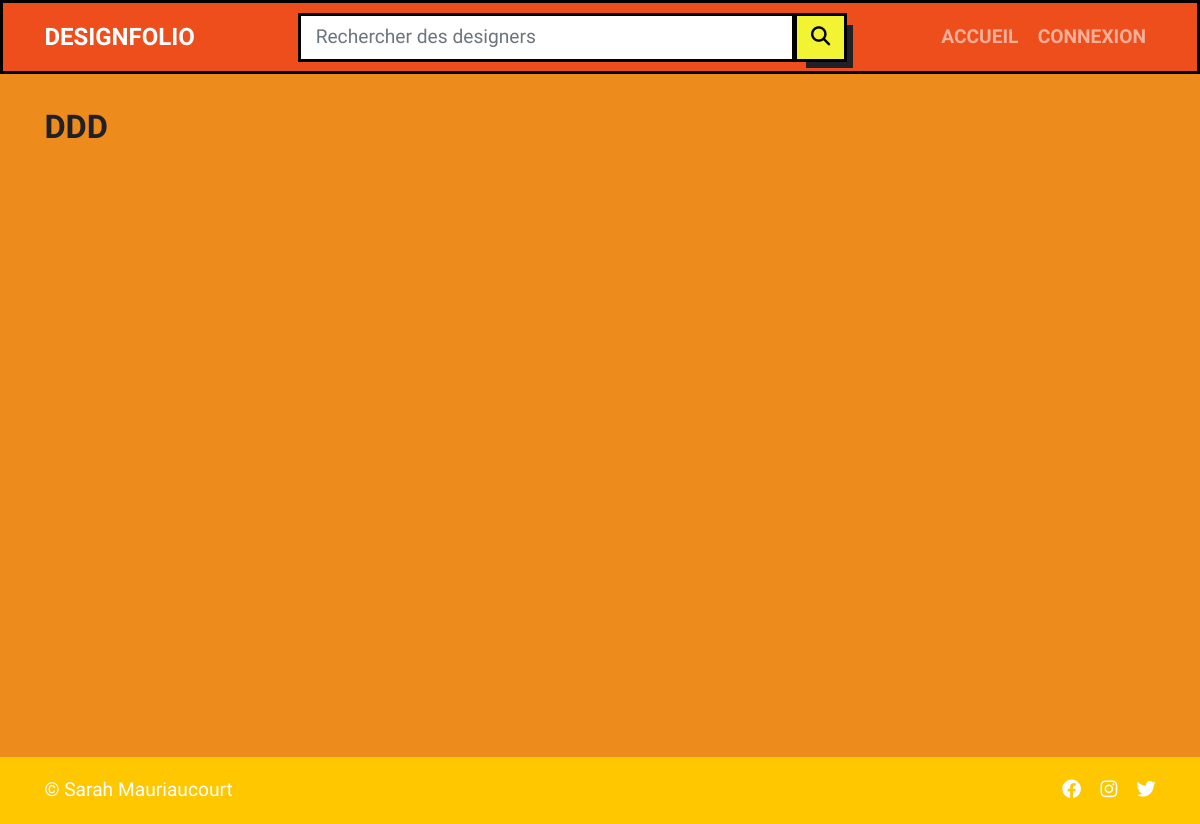
Before: / with the older database file.
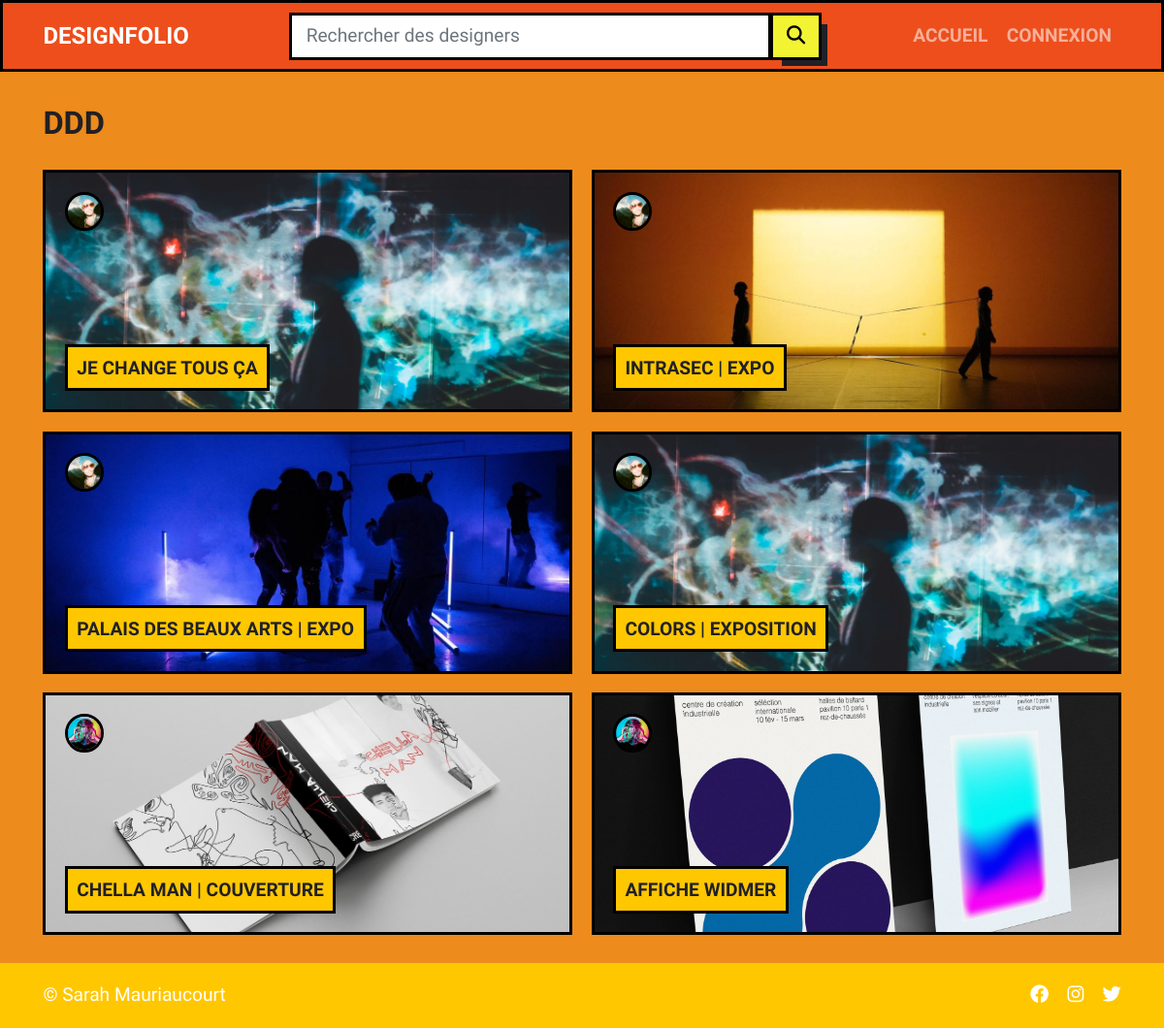
After: the same page with the newer database file.
### tables this page shows
CREATE TABLE IF NOT EXISTS `projet` (
  `id` int(11) NOT NULL AUTO_INCREMENT,
  `title` varchar(255) NOT NULL,
  `description` mediumtext,
  `image` varchar(255) DEFAULT NULL,
  `idAuteur` int(11) NOT NULL,
  PRIMARY KEY (`id`),
  UNIQUE KEY `id` (`id`)
);

CREATE TABLE IF NOT EXISTS `user` (
  `id` int(11) NOT NULL AUTO_INCREMENT,
  `login` varchar(100) NOT NULL,
  `mdp` varchar(255) NOT NULL,
  `email` varchar(255) DEFAULT NULL,
  `avatar` varchar(255) DEFAULT NULL,
  PRIMARY KEY (`id`),
  UNIQUE KEY `email` (`email`)
);

### config/actions.php (called while the page is built)
<?php
$listeDesActions = array(
    "connexion" => "treatment/auth/sign-in.php",
    "inscription" => "treatment/auth/sign-up.php",
    "deconnexion" => "treatment/auth/logout.php",
    "new-post" => "treatment/post/post-new.php",
    "update-post" => "treatment/post/post-update.php",
    "del-post" => "treatment/post/post-delete.php",
    "login" => "views/auth/sign-in.php",
    "registration" => "views/auth/sign-up.php",
    "accueil" => "views/pages/home.php",
    "mur" => "views/pages/profil-user.php",
    "recherche"=>"views/pages/search.php",
    "error-404" => "views/errors/404.php",
);

### views/post/post.php (the view, shortened to what this page needs)
<div class="col-sm-6 col-md-6 d-flex align-items-stretch">
    <div class="card w-100 wow ombre animate__fadeInUp" data-wow-duration=".8s" data-wow-delay="0.2s"
        data-bs-toggle="modal" data-bs-target="#p<?php echo $l['id'];?>"
        style="visibility: visible; animation-duration: 0.3s; animation-delay: 0.2s; animation-name: fadeInUp;">
        <div class="content h-100">
            <img src="./<?php echo $l['image'];?>" alt="<?php echo $l['title'];?>" class="card-img h-100">
            <div class="card-img-overlay overlay-img">
                <a href="<?php echo "index.php?action=mur&id=$id" ?>">
                    <img src="<?php echo $l['avatar'];?>" alt="<?php echo $l['login']; ?>" class="avatar avatar-sm">
                </a>
            </div>
            <div class="card-img-overlay overlay-text">
                <div>
                    <h2 class="card-title"><?php echo $l['title'];?></h2>
                </div>
            </div>
        </div>
    </div>
</div>

### index.php (shortened to what this page needs)
<?php
include("config/actions.php");
?>
<!doctype html>
<html lang="fr">
    <head>
        <link href="./assets/css/bootstrap.min.css" rel="stylesheet">
        <link href="./assets/css/animate.min.css" rel="stylesheet">
        <link href="./assets/css/style.css" rel="stylesheet">
        <link href="https://cdnjs.cloudflare.com/ajax/libs/font-awesome/6.2.0/css/all.min.css" rel="stylesheet">
    </head>
    <body>
        <main>
            <?php
            if (isset($_GET["action"])) {
                $action = $_GET["action"];
            } else {
                $action = "accueil";
            }
            if (array_key_exists($action, $listeDesActions) == false) {
                include("views/errors/404.php");
            } else {
                include($listeDesActions[$action]);
            }
        ?>
        </main>
        <?php
        include("views/layouts/header.php")
        ?>
        <?php
        include("views/layouts/footer.php")
        ?>
    </body>
</html>

### views/pages/home.php
<section>
    <div class="container">
        <div class="row g-3">
            <h1>ddd</h1>
            <?php
            $sql = "SELECT projet.*,user.login, user.avatar FROM projet JOIN user ON idAuteur=user.id ORDER BY projet.id DESC LIMIT 6 ";
            $req = $pdo->query($sql);
            while($l = $req->fetch()) {
                $id = $l['idAuteur'];
                include ('views/post/post.php');
            }
            ?>
        </div>
    </div>
</section>

### views/layouts/header.php (shortened to what this page needs)
<nav id="ma_navbar" class="navbar fixed-top navbar-expand-md navbar-dark">
    <div class="container">
        <a class="navbar-brand" href="index.php?action=accueil">DesignFolio</a>
        <div class="collapse navbar-collapse pt-3 pt-md-0" id="navbarSupportedContent">
            <form action='index.php?action=recherche' method='POST' class="col-md-7 ms-auto">
                <div class="input-group">
                    <input type='search' class="form-control" placeholder='Rechercher des designers' name='recherche'
                        aria-label="Recherche" aria-describedby="basic-addon1">
                    <button type="submit" class="btn btn-primary" action="index.php?action=accueil">
                        <i class="fa-solid fa-magnifying-glass"></i>
                    </button>
                </div>
            </form>
            <ul class="navbar-nav ms-auto mb-2 mb-lg-0">
                <li class="nav-item">
                    <a class="nav-link" aria-current="page" href="index.php?action=accueil">Accueil</a>
                </li>
                <?php if (!isset($_SESSION['id'])) { ?>
                <li class="nav-item">
                    <a href='index.php?action=login' class="nav-link">Connexion</a>
                </li>
                <?php } ?>
            </ul>
        </div>
    </div>
</nav>

### views/layouts/footer.php
<footer>
    <div class="container">
        <div class="d-flex flex-wrap justify-content-between align-items-center py-3 mt-4">
            <div class="col-md-4 d-flex align-items-center">
                <p class="m-0 ">© Sarah Mauriaucourt</p>
            </div>
            <ul class="nav col-md-4 justify-content-end list-unstyled d-flex">
                <li class="ms-3">
                    <a href="#">
                        <i class="fa-brands fa-facebook"></i>
                    </a>
                </li>
                <li class="ms-3">
                    <a href="#">
                        <i class="fa-brands fa-instagram"></i>
                    </a>
                </li>
                <li class="ms-3">
                    <a href="#">
                        <i class="fa-brands fa-twitter"></i>
                    </a>
                </li>
            </ul>
        </div>
    </div>
</footer>

### assets/css/style.css (style rules this page uses)
body { font-family: 'Raleway', sans-serif; background-color: #ED8B1C; color: #212026; }
main { min-height: 80vh; }
section:first-child { margin-top: 5.6rem; }
h1, h2 { font-weight: bold; text-transform: uppercase; }
@media (min-width: 1200px) { html { font-size: 1.2rem; } }
@media (min-width: 1200px) { h1 { font-size: 1.7rem; } }
@media (min-width: 1200px) { h2 { font-size: 1.6rem; } }
.btn, .btn-check:focus, .btn-primary, .btn-check:focus+.btn-primary { color: black; background-color: #F2F433; text-transform: uppercase; font-weight: bold; border: .2rem solid black; border-radius: 0 !important; -webkit-box-shadow: 9px 9px 0px -3px #212026; box-shadow: 9px 9px 0px -3px #212026; }
a { text-transform: uppercase; color: white; font-weight: bold; }
img, .card-img, .img { -o-object-fit: cover; object-fit: cover; background-size: cover; background-repeat: no-repeat; background-position: center center; }
.avatar { width: 112px; height: 112px; border-radius: 50%; -webkit-border-radius: 50%; border: .2rem solid black; }
.avatar-sm { width: 40px; height: 40px; }
nav { background-color: #ED4E1C; border: .2rem solid black; }
form { background-color: #ED4E1C; }
input.form-control, .form-control:focus, textarea.form-control { border: 0.2rem black solid !important; border-radius: 0; -webkit-transition: all .3s ease-in-out; -o-transition: all .3s ease-in-out; transition: all .3s ease-in-out; }
.card { height: 250px; border: .2rem solid black; border-radius: 0; background-color: black; overflow: hidden; cursor: pointer; -webkit-transition: all .3s ease-in-out; -o-transition: all .3s ease-in-out; transition: all .3s ease-in-out; -webkit-box-shadow: 0 0 0 0 #212026; box-shadow: 0 0 0 0 #212026; }
.card .content .card-img { -webkit-transition: all .3s ease-in-out; -o-transition: all .3s ease-in-out; transition: all .3s ease-in-out; -webkit-transform: scale(1.1); -ms-transform: scale(1.1); transform: scale(1.1); }
.card .overlay-text { top: auto; }
.card .card-img-overlay div { background-color: #FFC700; padding: .5rem; border: .2rem solid black; width: -webkit-fit-content; width: -moz-fit-content; width: fit-content; }
.card .card-img-overlay div h2 { font-size: 1rem; margin: 0; }
footer { color: white; background-color: #FFC700; }

Changed rows visible on the page:
added projet: image (picture), user.avatar (picture), title "JE CHANGE TOUS ÇA"
added projet: image (picture), user.avatar (picture), title "INTRASEC | EXPO"
added projet: image (picture), user.avatar (picture), title "PALAIS DES BEAUX ARTS | EXPO"
added projet: image (picture), user.avatar (picture), title "COLORS | EXPOSITION"
added projet: image (picture), user.avatar (picture), title "CHELLA MAN | COUVERTURE"
added projet: image (picture), user.avatar (picture), title "AFFICHE WIDMER"
